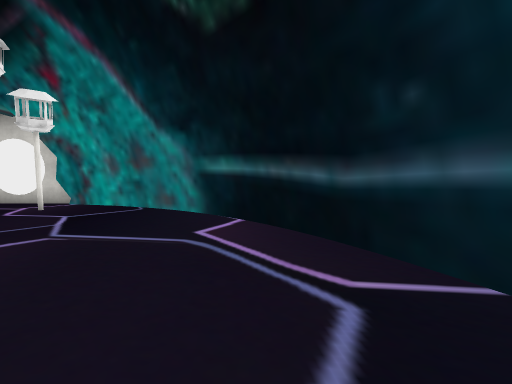
[1] (above)

16 first-person views from a walk through a 3-D level made in the Unity game engine. The camera is 1.5 m above the floor, tilts 2° down and sees 90° across. The floor is counted in squares, 2 m on a side. Each view is taken from the middle of a square. On the plan, view 1 faces up. The plan holds only what a view shows up to about 9 squares ahead; the rest is blank. The place goes on beyond the plan. Some surface patterns are stand-ins.

[2]
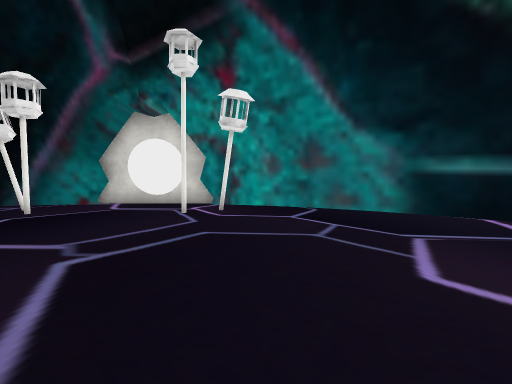

[3]
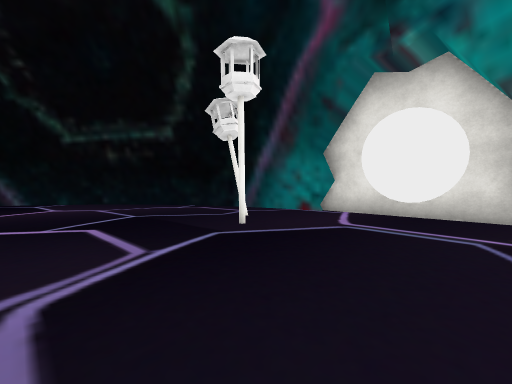

[4]
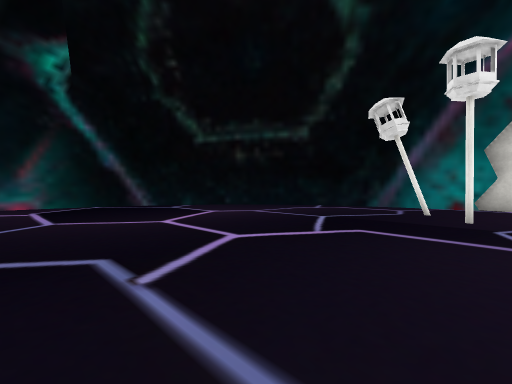

[5]
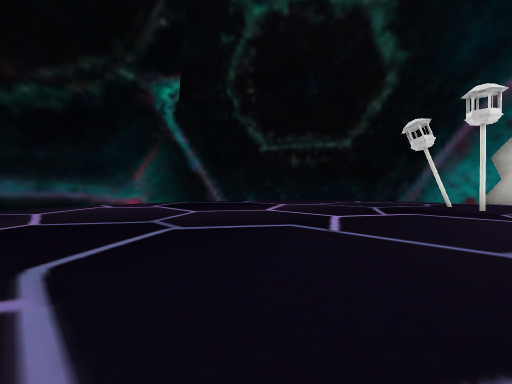

[6]
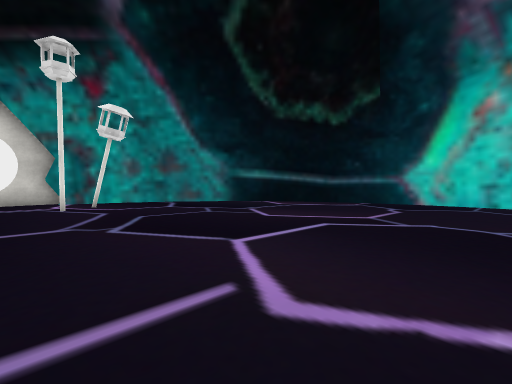

[7]
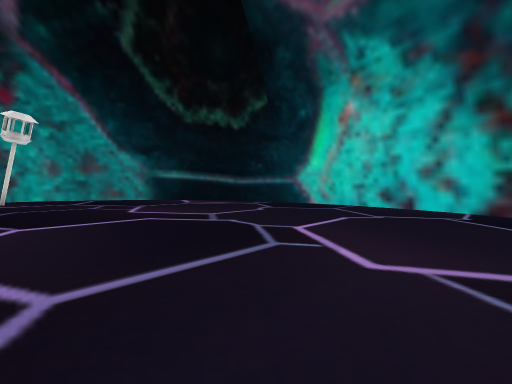

[8]
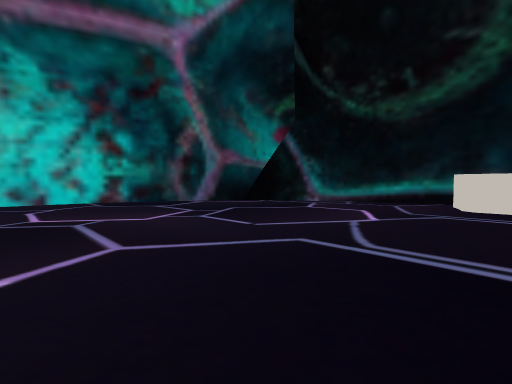

[9]
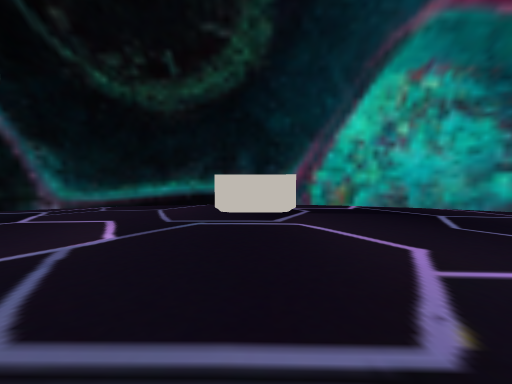

[10]
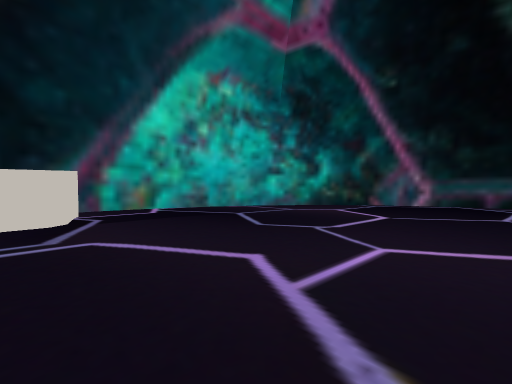

[11]
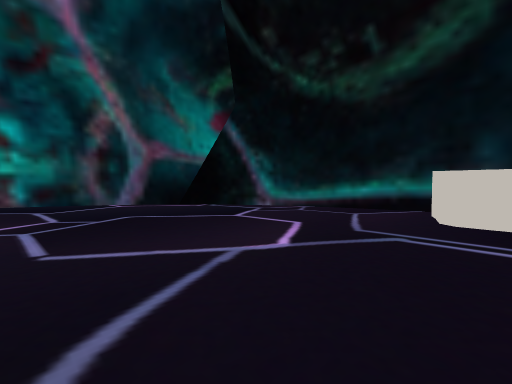

[12]
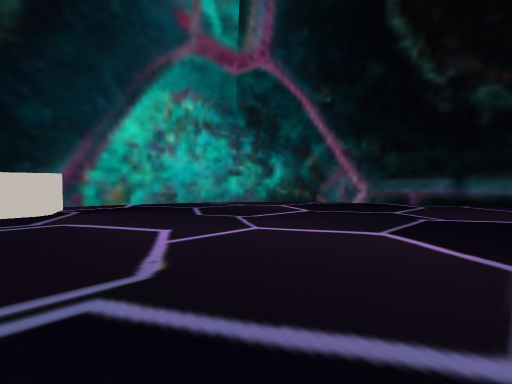

[13]
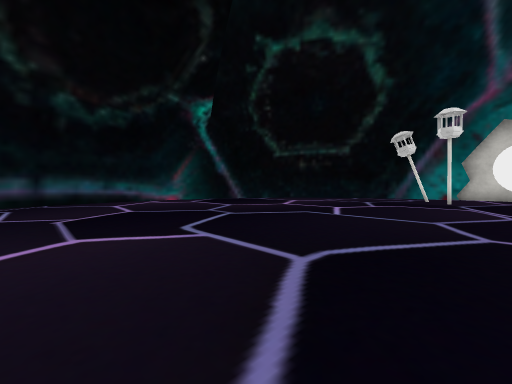

[14]
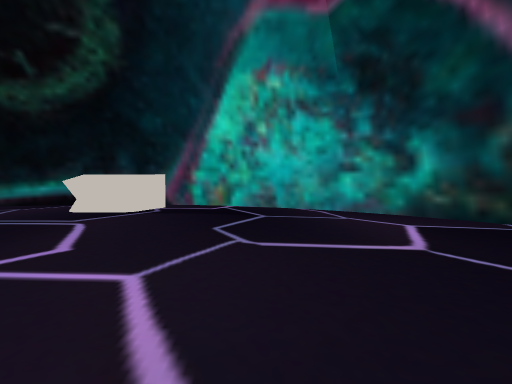

[15]
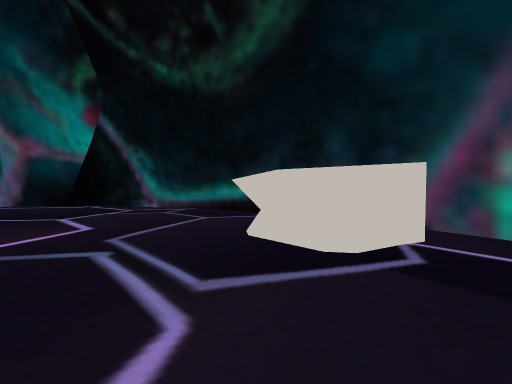

[16]
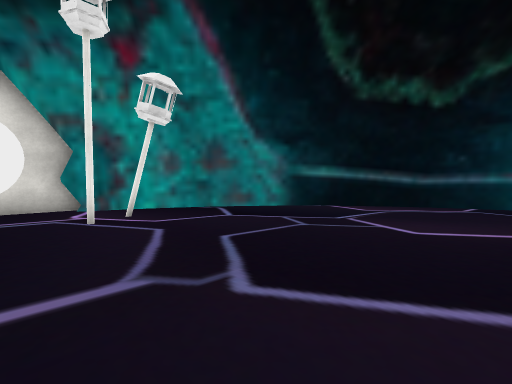

### Floor plan
Points are (right, up) in squares from view 1. A wall is a line through its corners. A room is listed if a view was taken in it or the views show most of it. See-through windows are left out.
Room 1 (views 1, 2, 3, 4, 5, 6, 7, 8, 9, 10, 11, 12, 13, 14, 15, 16)
walls: (-18, -7.7) (-17.8, -8.1); (-18.9, -6.1) (-18, -7.9) (-16.4, -10); (-17, -9.2) (-15.8, -10.4); (-16.1, -10.1) (-14.4, -11.3); (-13.3, -11.9) (-11.9, -12.4); (-14.7, -11.2) (-12.9, -12.1); (-19.7, -3.7) (-18.9, -6.4); (-12.1, -12.4) (-9.8, -12.8); (-3.2, -11.2) (-2.2, -10.6); (-7.7, -12.8) (-6.4, -12.6); (-19.8, -0.6) (-19.8, -2.1); (-19.9, -1.9) (-19.6, -3.9); (-19.1, 2.1) (-19.5, 1); (-19.4, 1.4) (-19.8, -1.1); (-6.7, -12.7) (-4.3, -12); (-1.2, -9.7) (-0.2, -8.6); (-18.2, 4) (-18.8, 2.7); (-4.6, -12.1) (-2.7, -11.1); (-14.3, 7.7) (-14.9, 7.4); (-0.2, -8.7) (0.7, -7.3); (-15, 7.3) (-16.7, 5.9); (-11.9, 8.7) (-13.9, 8); (-4.7, 8.3) (-5.3, 8.5); (-10.2, 9.1) (-12.3, 8.7); (0.5, 3.9) (-0.2, 4.9); (2, -4.1) (2.3, -1.5); (0.7, -7.6) (1.5, -5.6); (1.5, -5.9) (2, -3.9); (2.2, -1.8) (2.1, 0.2); (1.1, 2.9) (0.3, 4.3); (2.1, -0.3) (1.8, 1.4); (-3.1, 7.6) (-5, 8.5); (-4.9, 8.5) (-6.8, 9) (-6.7, 9.4) (-10.8, 9.2); (1.9, 0.9) (1.1, 3.1); (-1.5, 6.5) (-3.3, 7.8); (0, 4.9) (-1.7, 6.7)
low walls: (-17.5, 5) (-17.9, 4.4); (-16.9, 5.8) (-17.2, 5.4)
objects: other object (-12, 7); other object (-11, 6); other object (-10, -12) to (-8, -11); other object (-6, 7)

Where each view was taken, in squares from view 1:
view 1: 0 up, 0 right, facing up
view 2: 0 up, 5 left, facing up
view 3: 3 up, 7 left, facing up-left
view 4: 0 up, 10 left, facing up-left
view 5: 3 down, 10 left, facing up-left
view 6: 2 down, 8 left, facing up-right
view 7: 5 down, 6 left, facing up-right
view 8: 2 down, 9 left, facing down-right
view 9: 4 down, 9 left, facing down
view 10: 5 down, 9 left, facing down-left
view 11: 5 down, 9 left, facing down-right
view 12: 3 down, 9 left, facing down-left
view 13: 5 down, 9 left, facing up-left
view 14: 4 down, 13 left, facing down
view 15: 8 down, 11 left, facing down-right
view 16: 1 up, 8 left, facing up-right
